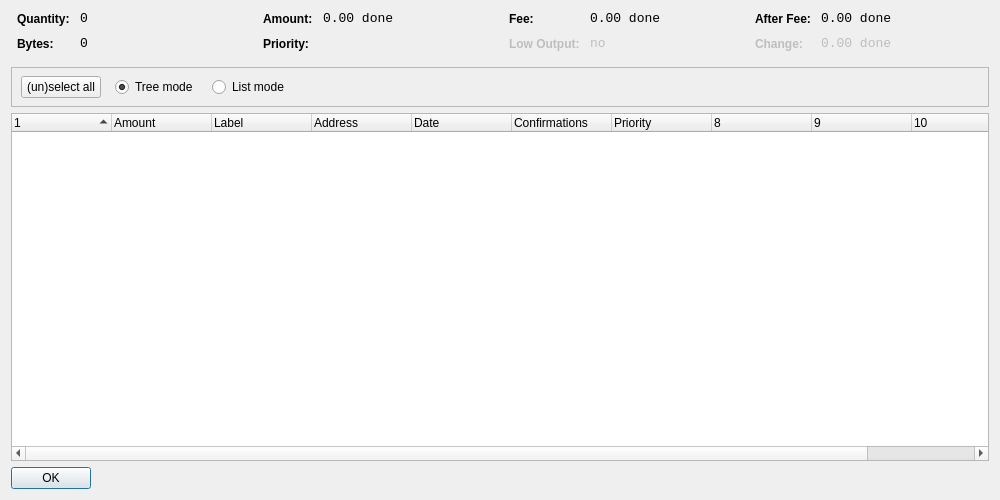
<?xml version="1.0" encoding="UTF-8"?>
<ui version="4.0">
 <class>CoinControlDialog</class>
 <widget class="QDialog" name="CoinControlDialog">
  <property name="geometry">
   <rect>
    <x>0</x>
    <y>0</y>
    <width>1000</width>
    <height>500</height>
   </rect>
  </property>
  <property name="windowTitle">
   <string>Coin Control</string>
  </property>
  <layout class="QVBoxLayout" name="verticalLayout">
   <item>
    <layout class="QHBoxLayout" name="horizontalLayoutTop" stretch="0,0,0,0">
     <property name="topMargin">
      <number>0</number>
     </property>
     <property name="bottomMargin">
      <number>10</number>
     </property>
     <item>
      <layout class="QFormLayout" name="formLayoutCoinControl1">
       <property name="horizontalSpacing">
        <number>10</number>
       </property>
       <property name="verticalSpacing">
        <number>10</number>
       </property>
       <property name="leftMargin">
        <number>6</number>
       </property>
       <property name="rightMargin">
        <number>6</number>
       </property>
       <item row="0" column="0">
        <widget class="QLabel" name="labelCoinControlQuantityText">
         <property name="styleSheet">
          <string notr="true">font-weight:bold;</string>
         </property>
         <property name="text">
          <string>Quantity:</string>
         </property>
        </widget>
       </item>
       <item row="0" column="1">
        <widget class="QLabel" name="labelCoinControlQuantity">
         <property name="font">
          <font>
           <family>Monospace</family>
           <pointsize>10</pointsize>
          </font>
         </property>
         <property name="cursor">
          <cursorShape>IBeamCursor</cursorShape>
         </property>
         <property name="contextMenuPolicy">
          <enum>Qt::ActionsContextMenu</enum>
         </property>
         <property name="text">
          <string notr="true">0</string>
         </property>
         <property name="textInteractionFlags">
          <set>Qt::LinksAccessibleByMouse|Qt::TextSelectableByKeyboard|Qt::TextSelectableByMouse</set>
         </property>
        </widget>
       </item>
       <item row="1" column="0">
        <widget class="QLabel" name="labelCoinControlBytesText">
         <property name="styleSheet">
          <string notr="true">font-weight:bold;</string>
         </property>
         <property name="text">
          <string>Bytes:</string>
         </property>
        </widget>
       </item>
       <item row="1" column="1">
        <widget class="QLabel" name="labelCoinControlBytes">
         <property name="font">
          <font>
           <family>Monospace</family>
           <pointsize>10</pointsize>
          </font>
         </property>
         <property name="cursor">
          <cursorShape>IBeamCursor</cursorShape>
         </property>
         <property name="contextMenuPolicy">
          <enum>Qt::ActionsContextMenu</enum>
         </property>
         <property name="text">
          <string notr="true">0</string>
         </property>
         <property name="textInteractionFlags">
          <set>Qt::LinksAccessibleByMouse|Qt::TextSelectableByKeyboard|Qt::TextSelectableByMouse</set>
         </property>
        </widget>
       </item>
      </layout>
     </item>
     <item>
      <layout class="QFormLayout" name="formLayoutCoinControl2">
       <property name="horizontalSpacing">
        <number>10</number>
       </property>
       <property name="verticalSpacing">
        <number>10</number>
       </property>
       <property name="leftMargin">
        <number>6</number>
       </property>
       <property name="rightMargin">
        <number>6</number>
       </property>
       <item row="0" column="0">
        <widget class="QLabel" name="labelCoinControlAmountText">
         <property name="styleSheet">
          <string notr="true">font-weight:bold;</string>
         </property>
         <property name="text">
          <string>Amount:</string>
         </property>
        </widget>
       </item>
       <item row="0" column="1">
        <widget class="QLabel" name="labelCoinControlAmount">
         <property name="font">
          <font>
           <family>Monospace</family>
           <pointsize>10</pointsize>
          </font>
         </property>
         <property name="cursor">
          <cursorShape>IBeamCursor</cursorShape>
         </property>
         <property name="contextMenuPolicy">
          <enum>Qt::ActionsContextMenu</enum>
         </property>
         <property name="text">
          <string notr="true">0.00 done</string>
         </property>
         <property name="textInteractionFlags">
          <set>Qt::LinksAccessibleByMouse|Qt::TextSelectableByKeyboard|Qt::TextSelectableByMouse</set>
         </property>
        </widget>
       </item>
       <item row="1" column="0">
        <widget class="QLabel" name="labelCoinControlPriorityText">
         <property name="styleSheet">
          <string notr="true">font-weight:bold;</string>
         </property>
         <property name="text">
          <string>Priority:</string>
         </property>
        </widget>
       </item>
       <item row="1" column="1">
        <widget class="QLabel" name="labelCoinControlPriority">
         <property name="font">
          <font>
           <family>Monospace</family>
           <pointsize>10</pointsize>
          </font>
         </property>
         <property name="cursor">
          <cursorShape>IBeamCursor</cursorShape>
         </property>
         <property name="contextMenuPolicy">
          <enum>Qt::ActionsContextMenu</enum>
         </property>
         <property name="text">
          <string/>
         </property>
         <property name="textInteractionFlags">
          <set>Qt::LinksAccessibleByMouse|Qt::TextSelectableByKeyboard|Qt::TextSelectableByMouse</set>
         </property>
        </widget>
       </item>
      </layout>
     </item>
     <item>
      <layout class="QFormLayout" name="formLayoutCoinControl3">
       <property name="horizontalSpacing">
        <number>10</number>
       </property>
       <property name="verticalSpacing">
        <number>10</number>
       </property>
       <property name="leftMargin">
        <number>6</number>
       </property>
       <property name="rightMargin">
        <number>6</number>
       </property>
       <item row="0" column="0">
        <widget class="QLabel" name="labelCoinControlFeeText">
         <property name="styleSheet">
          <string notr="true">font-weight:bold;</string>
         </property>
         <property name="text">
          <string>Fee:</string>
         </property>
        </widget>
       </item>
       <item row="0" column="1">
        <widget class="QLabel" name="labelCoinControlFee">
         <property name="font">
          <font>
           <family>Monospace</family>
           <pointsize>10</pointsize>
          </font>
         </property>
         <property name="cursor">
          <cursorShape>IBeamCursor</cursorShape>
         </property>
         <property name="contextMenuPolicy">
          <enum>Qt::ActionsContextMenu</enum>
         </property>
         <property name="text">
          <string notr="true">0.00 done</string>
         </property>
         <property name="textInteractionFlags">
          <set>Qt::LinksAccessibleByMouse|Qt::TextSelectableByKeyboard|Qt::TextSelectableByMouse</set>
         </property>
        </widget>
       </item>
       <item row="1" column="0">
        <widget class="QLabel" name="labelCoinControlLowOutputText">
         <property name="enabled">
          <bool>false</bool>
         </property>
         <property name="styleSheet">
          <string notr="true">font-weight:bold;</string>
         </property>
         <property name="text">
          <string>Low Output:</string>
         </property>
        </widget>
       </item>
       <item row="1" column="1">
        <widget class="QLabel" name="labelCoinControlLowOutput">
         <property name="enabled">
          <bool>false</bool>
         </property>
         <property name="font">
          <font>
           <family>Monospace</family>
           <pointsize>10</pointsize>
          </font>
         </property>
         <property name="cursor">
          <cursorShape>IBeamCursor</cursorShape>
         </property>
         <property name="contextMenuPolicy">
          <enum>Qt::ActionsContextMenu</enum>
         </property>
         <property name="text">
          <string notr="true">no</string>
         </property>
         <property name="textInteractionFlags">
          <set>Qt::LinksAccessibleByMouse|Qt::TextSelectableByKeyboard|Qt::TextSelectableByMouse</set>
         </property>
        </widget>
       </item>
      </layout>
     </item>
     <item>
      <layout class="QFormLayout" name="formLayoutCoinControl4">
       <property name="horizontalSpacing">
        <number>10</number>
       </property>
       <property name="verticalSpacing">
        <number>10</number>
       </property>
       <property name="leftMargin">
        <number>6</number>
       </property>
       <property name="rightMargin">
        <number>6</number>
       </property>
       <item row="0" column="0">
        <widget class="QLabel" name="labelCoinControlAfterFeeText">
         <property name="styleSheet">
          <string notr="true">font-weight:bold;</string>
         </property>
         <property name="text">
          <string>After Fee:</string>
         </property>
        </widget>
       </item>
       <item row="0" column="1">
        <widget class="QLabel" name="labelCoinControlAfterFee">
         <property name="font">
          <font>
           <family>Monospace</family>
           <pointsize>10</pointsize>
          </font>
         </property>
         <property name="cursor">
          <cursorShape>IBeamCursor</cursorShape>
         </property>
         <property name="contextMenuPolicy">
          <enum>Qt::ActionsContextMenu</enum>
         </property>
         <property name="text">
          <string notr="true">0.00 done</string>
         </property>
         <property name="textInteractionFlags">
          <set>Qt::LinksAccessibleByMouse|Qt::TextSelectableByKeyboard|Qt::TextSelectableByMouse</set>
         </property>
        </widget>
       </item>
       <item row="1" column="0">
        <widget class="QLabel" name="labelCoinControlChangeText">
         <property name="enabled">
          <bool>false</bool>
         </property>
         <property name="styleSheet">
          <string notr="true">font-weight:bold;</string>
         </property>
         <property name="text">
          <string>Change:</string>
         </property>
        </widget>
       </item>
       <item row="1" column="1">
        <widget class="QLabel" name="labelCoinControlChange">
         <property name="enabled">
          <bool>false</bool>
         </property>
         <property name="font">
          <font>
           <family>Monospace</family>
           <pointsize>10</pointsize>
          </font>
         </property>
         <property name="cursor">
          <cursorShape>IBeamCursor</cursorShape>
         </property>
         <property name="contextMenuPolicy">
          <enum>Qt::ActionsContextMenu</enum>
         </property>
         <property name="text">
          <string notr="true">0.00 done</string>
         </property>
         <property name="textInteractionFlags">
          <set>Qt::LinksAccessibleByMouse|Qt::TextSelectableByKeyboard|Qt::TextSelectableByMouse</set>
         </property>
        </widget>
       </item>
      </layout>
     </item>
    </layout>
   </item>
   <item>
    <widget class="QFrame" name="frame">
     <property name="minimumSize">
      <size>
       <width>0</width>
       <height>40</height>
      </size>
     </property>
     <property name="frameShape">
      <enum>QFrame::StyledPanel</enum>
     </property>
     <property name="frameShadow">
      <enum>QFrame::Sunken</enum>
     </property>
     <widget class="QWidget" name="horizontalLayoutWidget">
      <property name="geometry">
       <rect>
        <x>10</x>
        <y>0</y>
        <width>781</width>
        <height>41</height>
       </rect>
      </property>
      <layout class="QHBoxLayout" name="horizontalLayoutPanel" stretch="0,0,0,0,0">
       <property name="spacing">
        <number>14</number>
       </property>
       <item>
        <widget class="QPushButton" name="pushButtonSelectAll">
         <property name="sizePolicy">
          <sizepolicy hsizetype="Maximum" vsizetype="Fixed">
           <horstretch>0</horstretch>
           <verstretch>0</verstretch>
          </sizepolicy>
         </property>
         <property name="text">
          <string>(un)select all</string>
         </property>
        </widget>
       </item>
       <item>
        <widget class="QRadioButton" name="radioTreeMode">
         <property name="sizePolicy">
          <sizepolicy hsizetype="Maximum" vsizetype="Fixed">
           <horstretch>0</horstretch>
           <verstretch>0</verstretch>
          </sizepolicy>
         </property>
         <property name="text">
          <string>Tree mode</string>
         </property>
         <property name="checked">
          <bool>true</bool>
         </property>
        </widget>
       </item>
       <item>
        <widget class="QRadioButton" name="radioListMode">
         <property name="sizePolicy">
          <sizepolicy hsizetype="Maximum" vsizetype="Fixed">
           <horstretch>0</horstretch>
           <verstretch>0</verstretch>
          </sizepolicy>
         </property>
         <property name="text">
          <string>List mode</string>
         </property>
        </widget>
       </item>
       <item>
        <spacer name="horizontalSpacer">
         <property name="orientation">
          <enum>Qt::Horizontal</enum>
         </property>
         <property name="sizeHint" stdset="0">
          <size>
           <width>40</width>
           <height>20</height>
          </size>
         </property>
        </spacer>
       </item>
      </layout>
     </widget>
    </widget>
   </item>
   <item>
    <widget class="CoinControlTreeWidget" name="treeWidget">
     <property name="contextMenuPolicy">
      <enum>Qt::CustomContextMenu</enum>
     </property>
     <property name="sortingEnabled">
      <bool>false</bool>
     </property>
     <property name="columnCount">
      <number>11</number>
     </property>
     <attribute name="headerShowSortIndicator" stdset="0">
      <bool>true</bool>
     </attribute>
     <attribute name="headerStretchLastSection">
      <bool>false</bool>
     </attribute>
     <column>
      <property name="text">
       <string/>
      </property>
     </column>
     <column>
      <property name="text">
       <string>Amount</string>
      </property>
     </column>
     <column>
      <property name="text">
       <string>Label</string>
      </property>
     </column>
     <column>
      <property name="text">
       <string>Address</string>
      </property>
     </column>
     <column>
      <property name="text">
       <string>Date</string>
      </property>
     </column>
     <column>
      <property name="text">
       <string>Confirmations</string>
      </property>
      <property name="toolTip">
       <string>Confirmed</string>
      </property>
     </column>
     <column>
      <property name="text">
       <string>Priority</string>
      </property>
     </column>
     <column>
      <property name="text">
       <string/>
      </property>
     </column>
     <column>
      <property name="text">
       <string/>
      </property>
     </column>
     <column>
      <property name="text">
       <string/>
      </property>
     </column>
     <column>
      <property name="text">
       <string/>
      </property>
     </column>
    </widget>
   </item>
   <item>
    <widget class="QDialogButtonBox" name="buttonBox">
     <property name="sizePolicy">
      <sizepolicy hsizetype="Maximum" vsizetype="Fixed">
       <horstretch>0</horstretch>
       <verstretch>0</verstretch>
      </sizepolicy>
     </property>
     <property name="orientation">
      <enum>Qt::Horizontal</enum>
     </property>
     <property name="standardButtons">
      <set>QDialogButtonBox::Ok</set>
     </property>
    </widget>
   </item>
  </layout>
 </widget>
 <customwidgets>
  <customwidget>
   <class>CoinControlTreeWidget</class>
   <extends>QTreeWidget</extends>
   <header>coincontroltreewidget.h</header>
  </customwidget>
 </customwidgets>
 <resources/>
 <connections/>
</ui>
